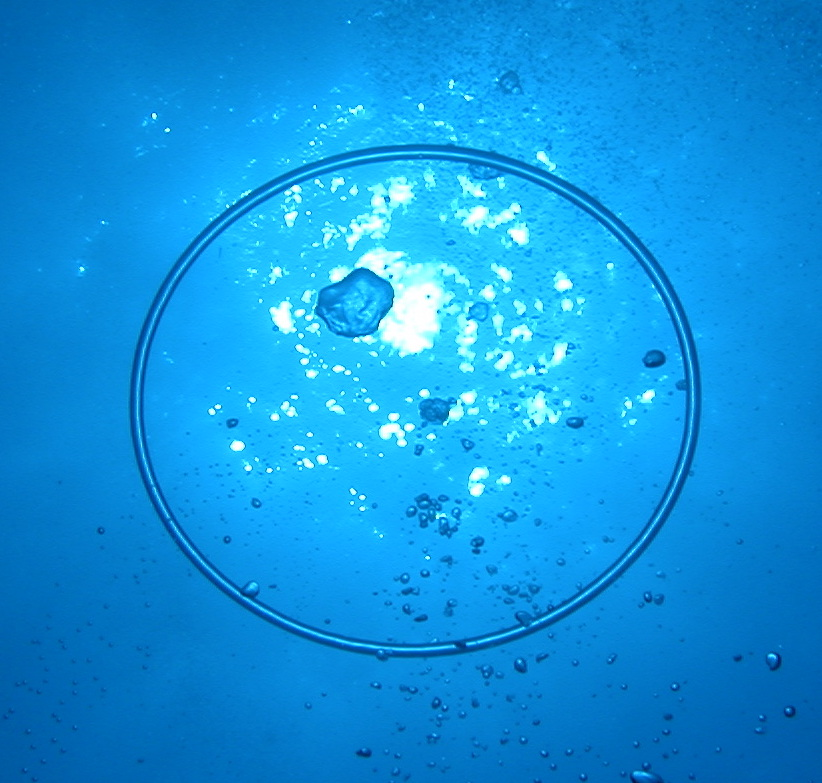
#> input picture circles-navigation/images/circles4.jpg, 822 x 783 px
$ python color_correct.py ../../images/circles1.jpg ../../images/circles4.jpg ../../images/circles4.jpg
#> lines starting #> are read from the running program, lines starting #| are printed output that depends on the picture
#> further down, image is the input picture: shape (783, 822, 3); mean B, G, R 222.3, 148.4, 17.2
import sys
import numpy as np
import cv2
import math

THRESHOLD_RATIO = 2000
MIN_AVG_RED = 60
MAX_HUE_SHIFT = 120
BLUE_MAGIC_VALUE = 1.2
SAMPLE_SECONDS = 2  # Extracts color correction from every N seconds


def hue_shift_red(mat, h):
    U = math.cos(h * math.pi / 180)
    W = math.sin(h * math.pi / 180)

    r = (0.299 + 0.701 * U + 0.168 * W) * mat[..., 0]
    g = (0.587 - 0.587 * U + 0.330 * W) * mat[..., 1]
    b = (0.114 - 0.114 * U - 0.497 * W) * mat[..., 2]

    return np.dstack([r, g, b])


def normalizing_interval(array):
    high = 255
    low = 0
    max_dist = 0

    for i in range(1, len(array)):
        dist = array[i] - array[i - 1]
        if dist > max_dist:
            max_dist = dist
            high = array[i]
            low = array[i - 1]

    return (low, high)


def apply_filter(mat, filt):
    r = mat[..., 0]
    g = mat[..., 1]
    b = mat[..., 2]

    r = r * filt[0] + g * filt[1] + b * filt[2] + filt[4] * 255
    g = g * filt[6] + filt[9] * 255
    b = b * filt[12] + filt[14] * 255

    filtered_mat = np.dstack([r, g, b])
    filtered_mat = np.clip(filtered_mat, 0, 255).astype(np.uint8)

    return filtered_mat


def get_filter_matrix(mat):
    mat = cv2.resize(mat, (256, 256))
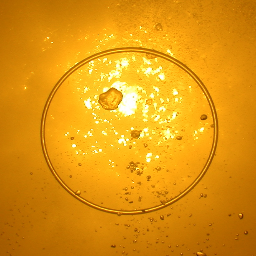
#> mat: shape (256, 256, 3); mean of channels 0, 1, 2 17.1, 148.3, 222.2; drawn as B, G, R

    # Get average values of RGB
    avg_mat = np.array(cv2.mean(mat)[:3], dtype=np.uint8)
#> avg_mat = [17, 148, 222]

    # Find hue shift so that average red reaches MIN_AVG_RED
    new_avg_r = avg_mat[0]
#> new_avg_r = 17
    hue_shift = 0
    while new_avg_r < MIN_AVG_RED:
        shifted = hue_shift_red(avg_mat, hue_shift)
        new_avg_r = np.sum(shifted)
        hue_shift += 1
        if hue_shift > MAX_HUE_SHIFT:
            new_avg_r = MIN_AVG_RED
#> this loop made 92 passes
#> (U in hue_shift_red, W in hue_shift_red, r in hue_shift_red, g in hue_shift_red, b in hue_shift_red) on passes 1 to 12: (1, 0, 17, 0, 0), (1, 0.0175, 17.05, 0.866, -1.92), (0.999, 0.0349, 17.09, 1.76, -3.84), (0.999, 0.0523, 17.13, 2.68, -5.74), (0.998, 0.0698, 17.17, 3.62, -7.63), (0.996, 0.0872, 17.2, 4.59, -9.52), (0.995, 0.105, 17.23, 5.58, -11.39), (0.993, 0.122, 17.26, 6.6, -13.26), (0.99, 0.139, 17.28, 7.64, -15.11), (0.988, 0.156, 17.3, 8.71, -16.95), (0.985, 0.174, 17.31, 9.8, -18.77), (0.982, 0.191, 17.33, 10.92, -20.59)
#> after the loop, hue_shift = 92

    # Apply hue shift to whole image and replace red channel
    shifted_mat = hue_shift_red(mat, hue_shift)
    new_r_channel = np.sum(shifted_mat, axis=2)
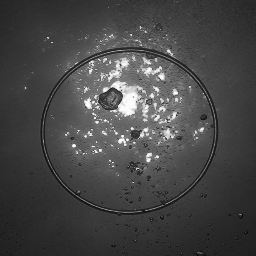
#> new_r_channel: shape (256, 256) float64; min -12.26, max 256.8, mean 62.5; drawn with min black and max white
    new_r_channel = np.clip(new_r_channel, 0, 255)
    mat[..., 0] = new_r_channel
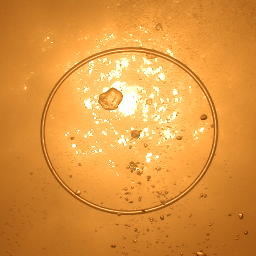
#> mat: shape (256, 256, 3); mean of channels 0, 1, 2 62, 148.3, 222.2; drawn as B, G, R

    # Get histogram of all channels
    hist_r = hist = cv2.calcHist([mat], [0], None, [256], [0, 256])
#> hist_r = 256 values, max 1572 at index 46, min 0 at index 2, mean 256; hist has the same summary as hist_r
    hist_g = hist = cv2.calcHist([mat], [1], None, [256], [0, 256])
#> hist_g = 256 values, max 999 at index 135, min 0 at index 0, mean 256; hist has the same summary as hist_g
    hist_b = hist = cv2.calcHist([mat], [2], None, [256], [0, 256])
#> hist_b = 256 values, max 7673 at index 255, min 0 at index 0, mean 256; hist has the same summary as hist_b

    normalize_mat = np.zeros((256, 3))
    threshold_level = (mat.shape[0] * mat.shape[1]) / THRESHOLD_RATIO
#> threshold_level = 32.77
    for x in range(256):
        if hist_r[x] < threshold_level:
            normalize_mat[x][0] = x

        if hist_g[x] < threshold_level:
            normalize_mat[x][1] = x

        if hist_b[x] < threshold_level:
            normalize_mat[x][2] = x
#> after the loop, normalize_mat = 256 rows, first 8: [0, 0, 0], [1, 1, 1], [2, 2, 2], [3, 3, 3], [4, 4, 4], [5, 5, 5], [6, 6, 6], [7, 7, 7]

    normalize_mat[255][0] = 255
    normalize_mat[255][1] = 255
    normalize_mat[255][2] = 255

    adjust_r_low, adjust_r_high = normalizing_interval(normalize_mat[..., 0])
#> the loop in normalizing_interval, `for i in range(1, len(array)):` made 255 passes
#> dist on passes 1 to 12: 1, 1, 1, 1, 1, 1, 1, 1, 1, 1, -10, 0
#> after the loop in normalizing_interval, `for i in range(1, len(array)):`: high = 255; low = 0; max_dist = 255
#> adjust_r_low = 0; adjust_r_high = 255
    adjust_g_low, adjust_g_high = normalizing_interval(normalize_mat[..., 1])
#> the loop in normalizing_interval (call 2), `for i in range(1, len(array)):` made 255 passes
#> adjust_g_low = 0; adjust_g_high = 255
    adjust_b_low, adjust_b_high = normalizing_interval(normalize_mat[..., 2])

    shifted = hue_shift_red(np.array([1, 1, 1]), hue_shift)
    shifted_r, shifted_g, shifted_b = shifted[0][0]

    red_gain = 256 / (adjust_r_high - adjust_r_low)
    green_gain = 256 / (adjust_g_high - adjust_g_low)
    blue_gain = 256 / (adjust_b_high - adjust_b_low)

    redOffset = (-adjust_r_low / 256) * red_gain
    greenOffset = (-adjust_g_low / 256) * green_gain
    blueOffset = (-adjust_b_low / 256) * blue_gain

    adjust_red = shifted_r * red_gain
    adjust_red_green = shifted_g * red_gain
    adjust_red_blue = shifted_b * red_gain * BLUE_MAGIC_VALUE

    return np.array(
        [
            adjust_red,
            adjust_red_green,
            adjust_red_blue,
            0,
            redOffset,
            0,
            green_gain,
            0,
            0,
            greenOffset,
            0,
            0,
            blue_gain,
            0,
            blueOffset,
            0,
            0,
            0,
            1,
            0,
        ]
    )


def correct(mat):
    original_mat = mat.copy()

    filter_matrix = get_filter_matrix(mat)

    corrected_mat = apply_filter(original_mat, filter_matrix)
#> in apply_filter, `g = mat[..., 1]`:
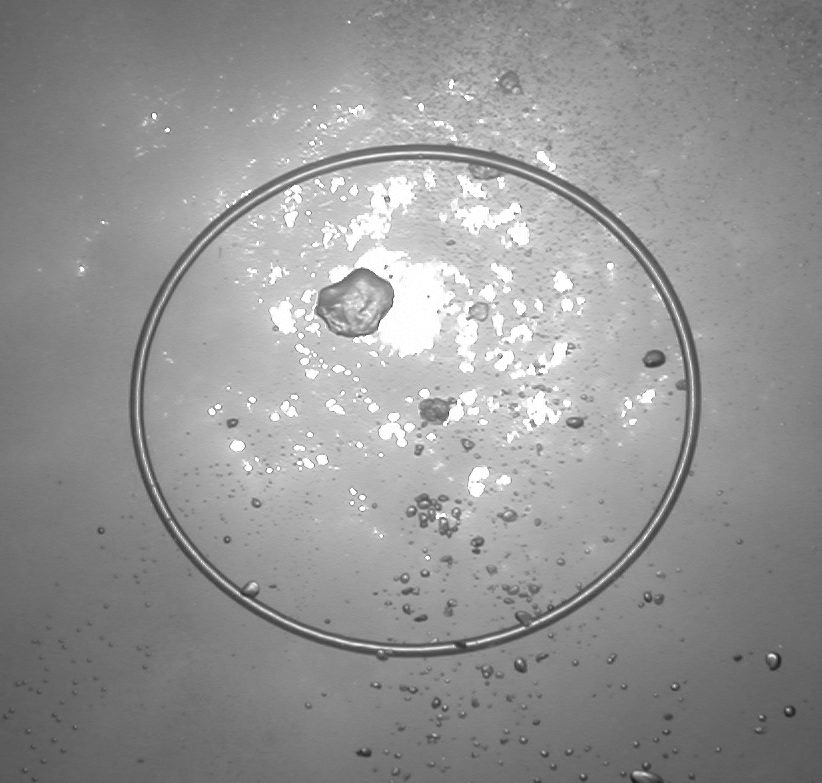
#> g: shape (783, 822); min 22, max 255, mean 148.4
#> in apply_filter, `r = r * filt[0] + g * filt[1] + b * filt[2] + filt[4] * 255`:
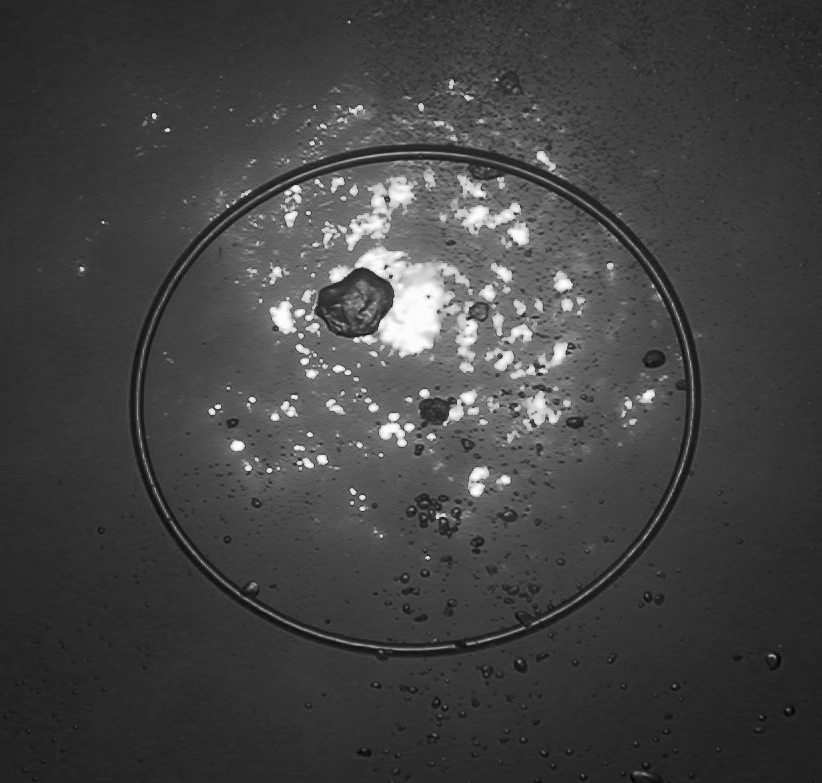
#> r: shape (783, 822) float64; min -24.18, max 239.2, mean 45.9; drawn with min black and max white
#> in apply_filter, `b = b * filt[12] + filt[14] * 255`:
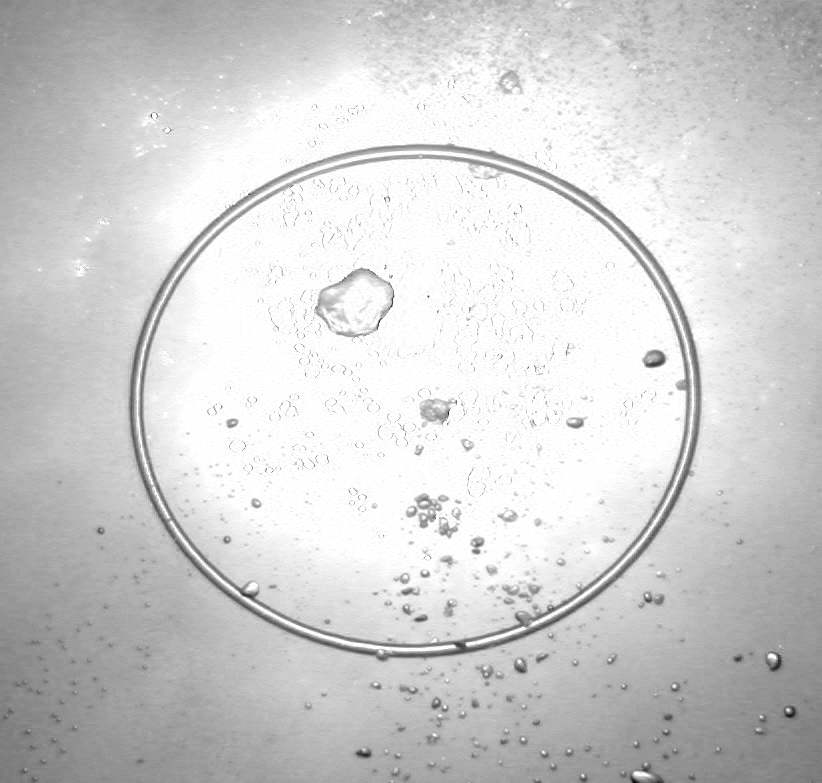
#> b: shape (783, 822) float64; min 73.29, max 256, mean 223.1; drawn with min black and max white
#> in apply_filter, `filtered_mat = np.clip(filtered_mat, 0, 255).astype(np.uint8)`:
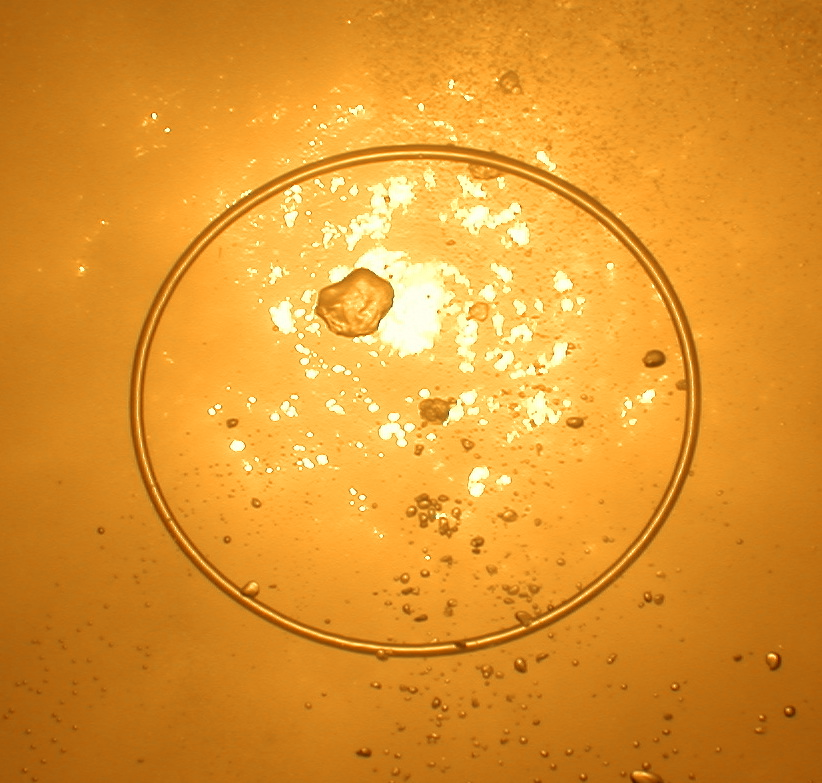
#> filtered_mat: shape (783, 822, 3); mean of channels 0, 1, 2 45.4, 148.4, 222.3; drawn as B, G, R
    corrected_mat = cv2.cvtColor(corrected_mat, cv2.COLOR_RGB2BGR)

    return corrected_mat


# [139 lines left out: functions correct_image, analyze_video, process_video, not called in this run]


if __name__ == "__main__":
    # [24 lines of commented-out code are left out]
    image = cv2.imread("../../images/circles4.jpg")
    image = cv2.cvtColor(image, cv2.COLOR_BGR2RGB)
    corrected_image = correct(image)
    image = cv2.cvtColor(image, cv2.COLOR_RGB2BGR)
    cv2.imshow("o", image)
    cv2.imshow("c", corrected_image)
    cv2.waitKey(0)
    cv2.destroyAllWindows()
